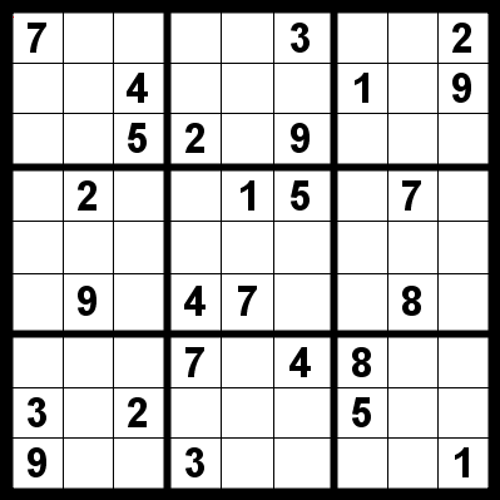
%> input picture imgs/sudoku2.png, 500 x 500 px
$ octave solver.m   (GNU Octave 9; MATLAB toolbox functions it lacks are replaced by stand-ins)
%> lines starting %> are read from the running program, lines starting %| are printed output that depends on the picture; in (x1, y1, x2, y2) boxes, pixels count from 0 and x2, y2 are one past the last pixel; in counts of white or black regions, pixels touching at a corner belong together; the program's own positions count from 1
### ajustarImagem.m
function im = ajustarImagem(caminho)
%> called with caminho = 'imgs/sudoku2.png'
    im = imread(caminho);
%> im is the input picture: size 500x500x3 uint8; mean R, G, B 199.7, 199.7, 199.7

    % Alterando as resolucao da imagem
    if size(im) ~= 500
        [x, y] = size(im);
        fator = 500 / x;
        im = imresize(im, fator);
    end
    imwrite(im, 'imAjustada.png');
    im = imread('imAjustada.png');
    delete('imAjustada.png');
end

### bfs.m
function [im] = bfs(im, i, j, troca)
    import java.util.LinkedList;

    dx = [1 -1 0 0];
    dy = [0 0 -1 1];

    q = LinkedList();
    q.add([i j]);

    [tamX, tamY] = size(im);

    while q.size() > 0
        aux = q.remove();

        im(aux(1), aux(2)) = troca;
        for x = 1:4
            if (aux(1) + dx(x)) <= tamX && (aux(1) + dx(x)) >= 1 && (aux(2) + dy(x)) <= tamY && (aux(2) + dy(x)) >= 1
                if im(aux(1) + dx(x), aux(2) + dy(x)) == 1 - troca
                    q.add([aux(1) + dx(x), aux(2) + dy(x)]);
                    im(aux(1) + dx(x), aux(2) + dy(x)) = troca;
                end
            end
        end

    end
end

### solver.m
imOriginal = ajustarImagem('imgs/sudoku2.png');

im = im2bw(imOriginal);
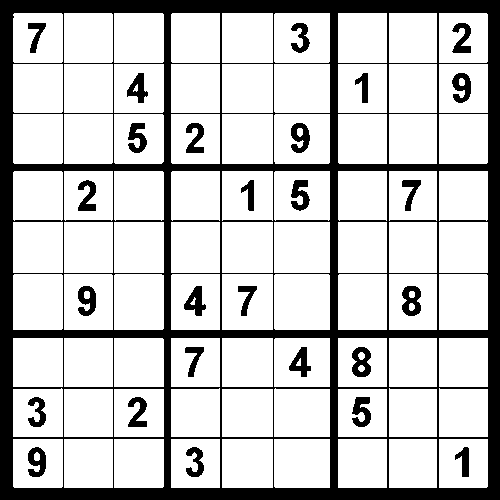
%> im: size 500x500 logical; 78.1% white; 27 black regions

subplot(2, 2, 1);
imshow(im);

% E necessario descobrir os componentes conexos 2 vezes
% A primeira ira me retornar todos cc da imgs, porem, so me interessa os
% quadrados onde podemos inserir numeros, em um total de 81 CCs.
im2 = bwlabel(im);
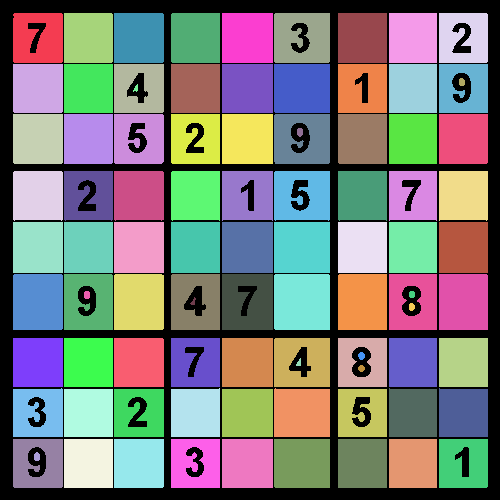
%> im2: size 500x500 double; 93 distinct labels, from 0 to 92; one colour per label, 0 black

s = regionprops(im2, 'BoundingBox', 'Centroid', 'Perimeter', 'Area');
%> s = 92 regions; largest, box (x1, y1, x2, y2), Area, Centroid and Perimeter: (274, 274, 330, 330) 3133 [302.5 302.5] 213.3, (274, 222, 330, 273) 2856 [302.5 248] 205.4, (13, 274, 63, 330) 2797 [38.5 302.5] 201.5
componentes = max(im2(:));
%> componentes = 92
media = mean([s(:).Perimeter]);
%> media = 171.4

for i = 1:componentes
    % Removendo os CC baseado na media de valores que tem que ter
    if s(i).Perimeter <= media || s(i).Perimeter >= 2 * media
        im2(im2(:) == i) = 0;
    end
end
%> this loop made 92 passes
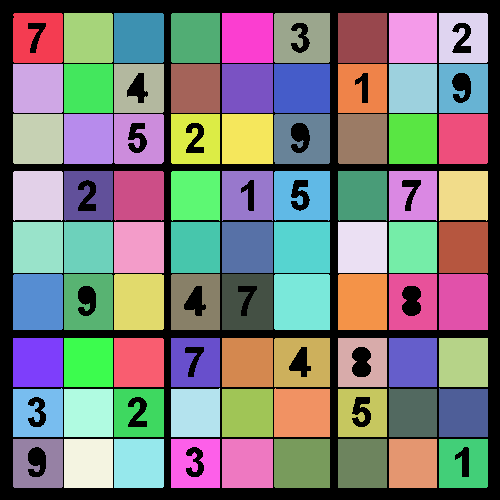
%> im2: size 500x500 double; 82 distinct labels, from 0 to 91; one colour per label, 0 black

% Depois de removido todos os ccs que nao me interessa posso chamar
% novamente e obter somente as casas
im2 = bwlabel(im2);
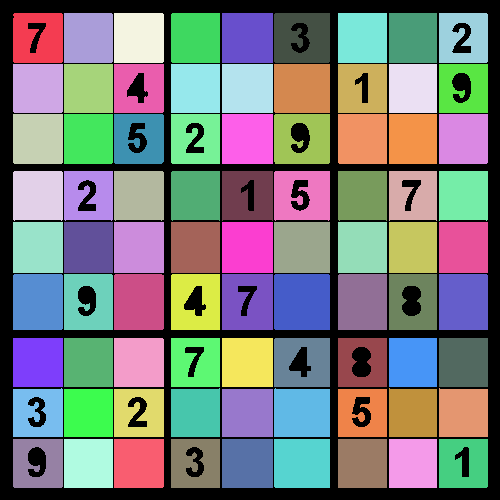
%> im2: size 500x500 double; 82 distinct labels, from 0 to 81; one colour per label, 0 black
s = regionprops(im2, 'BoundingBox', 'Centroid', 'Perimeter', 'Area');
%> s = 81 regions; largest, box (x1, y1, x2, y2), Area, Centroid and Perimeter: (274, 274, 330, 330) 3133 [302.5 302.5] 213.3, (274, 222, 330, 273) 2856 [302.5 248] 205.4, (13, 274, 63, 330) 2797 [38.5 302.5] 201.5
componentes = max(im2(:));
%> componentes = 81

subplot(2, 2, 2);
imshow(im);

% Marcando na img os ccs
hold on
for i=1:componentes
rectangle('Position',[s(i).BoundingBox(1) s(i).BoundingBox(2)...
    s(i).BoundingBox(3) ...
    s(i).BoundingBox(4)], 'EdgeColor', 'r');
end
%> this loop made 81 passes
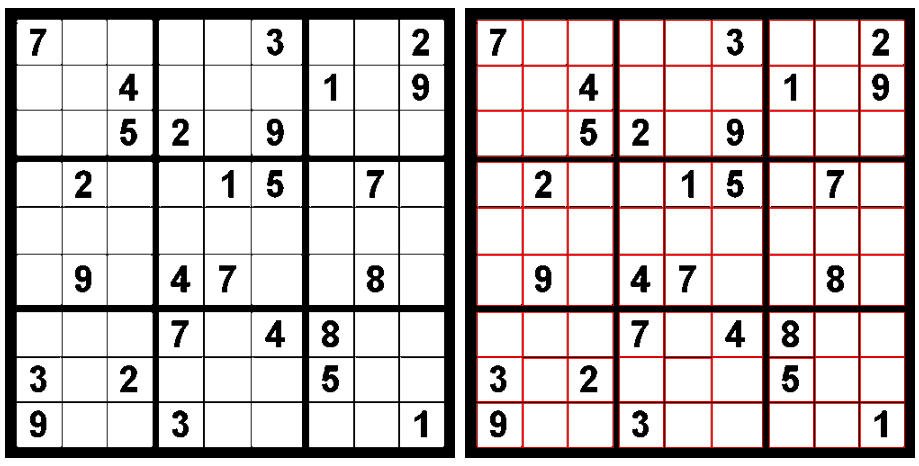
%> figure redrawn from the program's plot data, 2 panels
hold off

% E necessario a remocao das linhas do grid para a funcao de OCR encontre as letras
% Duas passadas para remover bordas da img
imAtualizada = im;

if im(1, 1) == 1
    imAtualizada = bfs(imAtualizada, 1, 1, 0);
end
if imAtualizada(1, 1) == 0
    imAtualizada = bfs(imAtualizada, 1, 1, 1);
%> the run ends on the next line

$ run again, with imgs/sudoku3.png copied over imgs/sudoku2.png
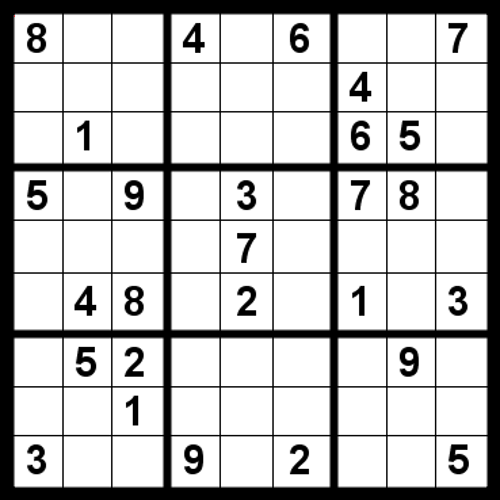
%> input picture imgs/sudoku3.png, 500 x 500 px
%> in ajustarImagem, im is the input picture: size 500x500x3 uint8; mean R, G, B 196.1, 196.1, 196.1
%> im: size 500x500 logical; 76.2% white; 28 black regions
%> `s = regionprops(im2, 'BoundingBox', 'Centroid', 'Perimeter', 'Area');`: s = 95 regions; largest, box (x1, y1, x2, y2), Area, Centroid and Perimeter: (274, 274, 330, 330) 3135 [302.5 302.5] 214.6, (274, 221, 330, 272) 2856 [302.5 247] 205.4, (274, 113, 330, 163) 2800 [302.5 138.5] 203.5
%> `componentes = max(im2(:));`: componentes = 95
%> media = 165.3
%> the loop `for i = 1:componentes` made 95 passes
%> after the loop `for i = 1:componentes`:
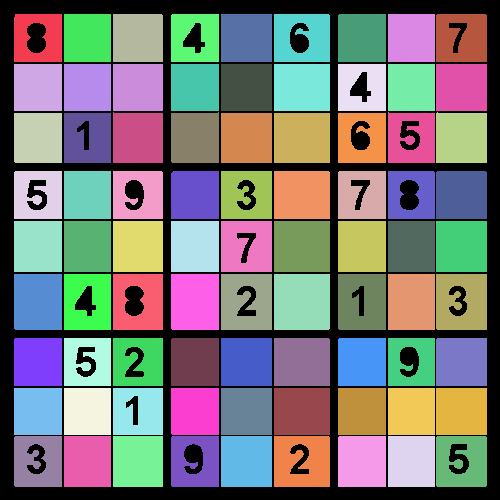
%> im2: size 500x500 double; 82 distinct labels, from 0 to 95; one colour per label, 0 black
%> `s = regionprops(im2, 'BoundingBox', 'Centroid', 'Perimeter', 'Area');`: s = 81 regions; largest, box (x1, y1, x2, y2), Area, Centroid and Perimeter: (274, 274, 330, 330) 3135 [302.5 302.5] 214.6, (274, 221, 330, 272) 2856 [302.5 247] 205.4, (274, 113, 330, 163) 2800 [302.5 138.5] 203.5
%> `componentes = max(im2(:));`: componentes = 81
%> the loop `for i=1:componentes` made 81 passes
%> after the loop `for i=1:componentes`:
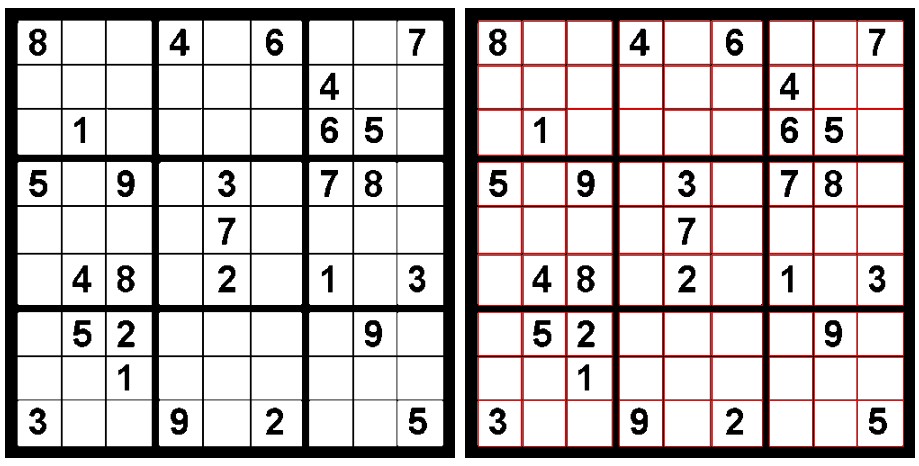
%> figure redrawn from the program's plot data, 2 panels

$ run again, with imgs/sudoku-resolvido.png copied over imgs/sudoku2.png
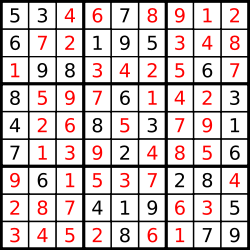
%> input picture imgs/sudoku-resolvido.png, 250 x 250 px
%> in ajustarImagem, im is the input picture: size 250x250x3 uint8; mean R, G, B 206.7, 195.8, 195.8
%> `s = regionprops(im2, 'BoundingBox', 'Centroid', 'Perimeter', 'Area');`: s = 123 regions; largest, box (x1, y1, x2, y2), Area, Centroid and Perimeter: (59, 60, 111, 112) 2588 [85.4 86.7] 197, (224, 224, 276, 277) 2543 [250.5 251.5] 198.9, (388, 6, 440, 57) 2534 [414.5 32] 197
%> `componentes = max(im2(:));`: componentes = 123
%> media = 139.2
%> the loop `for i = 1:componentes` made 123 passes
%> after the loop `for i = 1:componentes`:
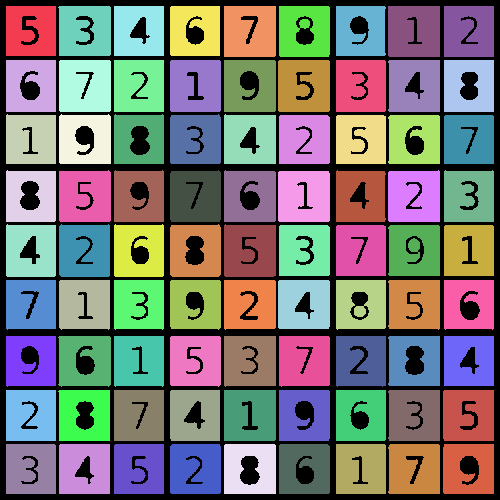
%> im2: size 500x500 double; 82 distinct labels, from 0 to 118; one colour per label, 0 black
%> `s = regionprops(im2, 'BoundingBox', 'Centroid', 'Perimeter', 'Area');`: s = 81 regions; largest, box (x1, y1, x2, y2), Area, Centroid and Perimeter: (59, 60, 111, 112) 2588 [85.4 86.7] 197, (224, 224, 276, 277) 2543 [250.5 251.5] 198.9, (388, 6, 440, 57) 2534 [414.5 32] 197
%> `componentes = max(im2(:));`: componentes = 81
%> the loop `for i=1:componentes` made 81 passes
%> after the loop `for i=1:componentes`:
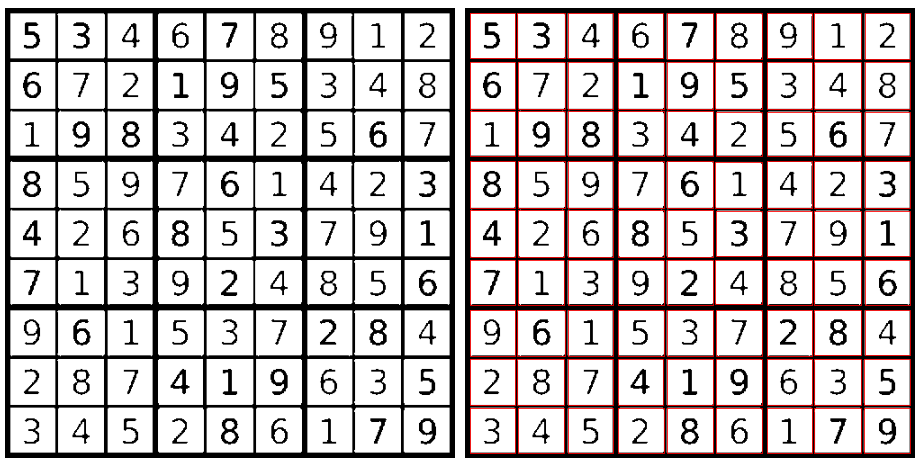
%> figure redrawn from the program's plot data, 2 panels

$ run again, with imgs/sudoku.png copied over imgs/sudoku2.png
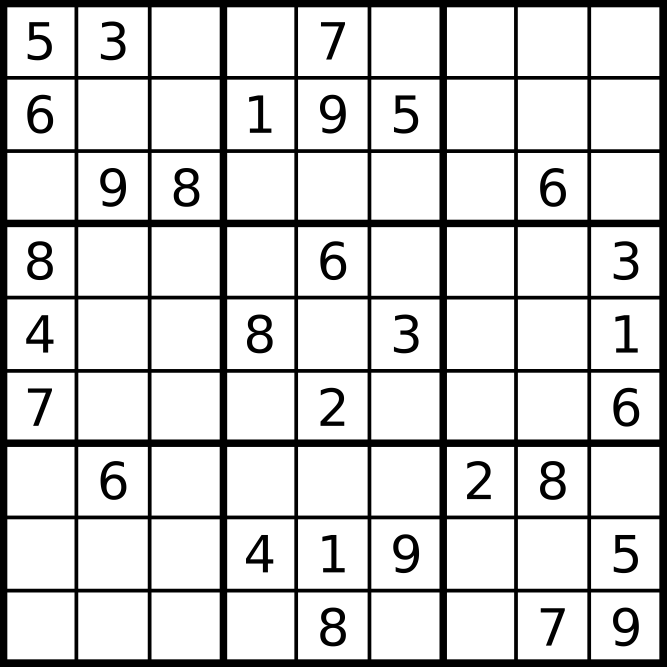
%> input picture imgs/sudoku.png, 2000 x 2000 px (shown at 1/3 size)
%> in ajustarImagem, im is the input picture: size 2000x2000x3 uint8; min 0, max 255, mean 210
%> `s = regionprops(im2, 'BoundingBox', 'Centroid', 'Perimeter', 'Area');`: s = 102 regions; largest, box (x1, y1, x2, y2), Area, Centroid and Perimeter: (388, 389, 441, 442) 2805 [415 416] 200.9, (388, 60, 441, 112) 2755 [415 86.5] 200.9, (59, 389, 111, 442) 2754 [85.5 416] 200.2
%> `componentes = max(im2(:));`: componentes = 102
%> media = 163.2
%> the loop `for i = 1:componentes` made 102 passes
%> after the loop `for i = 1:componentes`:
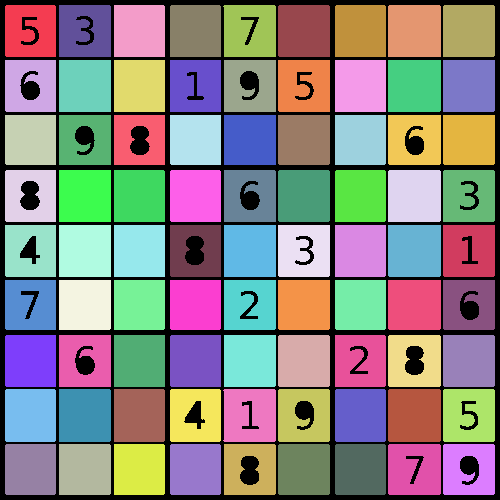
%> im2: size 500x500 double; 82 distinct labels, from 0 to 100; one colour per label, 0 black
%> `s = regionprops(im2, 'BoundingBox', 'Centroid', 'Perimeter', 'Area');`: s = 81 regions; largest, box (x1, y1, x2, y2), Area, Centroid and Perimeter: (388, 389, 441, 442) 2805 [415 416] 200.9, (388, 60, 441, 112) 2755 [415 86.5] 200.9, (59, 389, 111, 442) 2754 [85.5 416] 200.2
%> `componentes = max(im2(:));`: componentes = 81
%> the loop `for i=1:componentes` made 81 passes
%> after the loop `for i=1:componentes`:
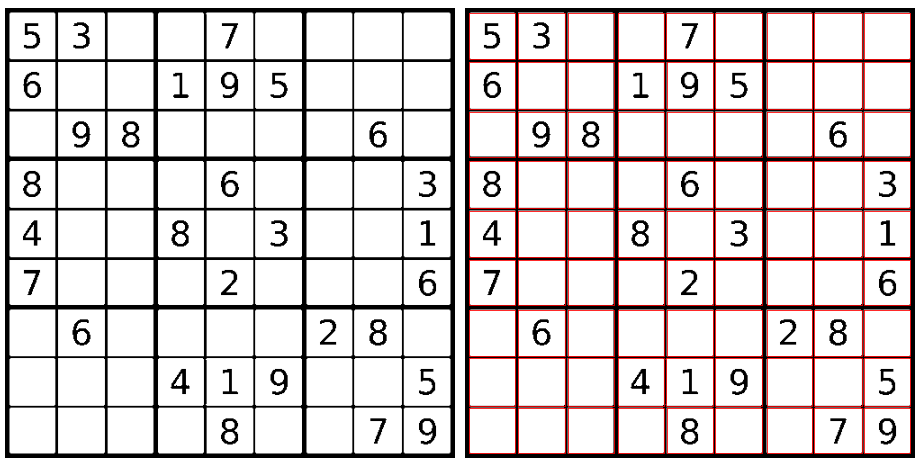
%> figure redrawn from the program's plot data, 2 panels
